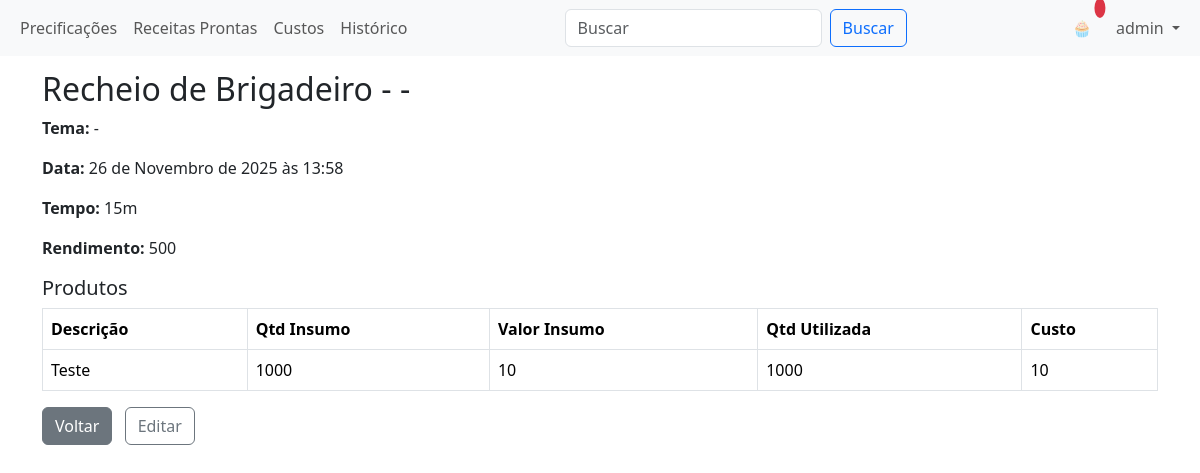
The app's page /pricings/2/ (signed in) with its own data.
### app/models.py (models this page shows, shortened)
class Pricing(models.Model):
	nome_cliente = models.CharField(max_length=80)
	data_pedido = models.DateTimeField(auto_now_add=True)
	tema_projeto = models.CharField(max_length=80)
	nome_precificacao = models.CharField(max_length=120, default='')
	produtos = models.JSONField(default=list, blank=True)
	tempo_preparo = models.IntegerField(default=0, help_text='Tempo em minutos')
	rendimento = models.CharField(max_length=80, blank=True, default='')
	created_by = models.ForeignKey(User, null=True, blank=True, on_delete=models.SET_NULL, related_name='pricings')
	def tempo_human(self):
		mins = self.tempo_preparo
		hours = mins // 60
		minutes = mins % 60
		if hours:
			return f"{hours}h {minutes}m"
		return f"{minutes}m"

### app/views.py (the view)
# urls.py: path('pricings/<int:pk>/', views.pricing_detail, name='pricing_detail'),
@login_required
def pricing_detail(request, pk):
	p = get_object_or_404(Pricing, pk=pk)
	return render(request, 'pricing_detail.html', {'p': p})

### templates/pricing_detail.html
{% extends 'base.html' %}
{% block content %}
<h2>{{ p.nome_precificacao }} - {{ p.nome_cliente }}</h2>
<p><strong>Tema:</strong> {{ p.tema_projeto }}</p>
<p><strong>Data:</strong> {{ p.data_pedido }}</p>
<p><strong>Tempo:</strong> {{ p.tempo_human }}</p>
<p><strong>Rendimento:</strong> {{ p.rendimento }}</p>
<h5>Produtos</h5>
<table class="table table-bordered">
  <thead>
    <tr><th>Descrição</th><th>Qtd Insumo</th><th>Valor Insumo</th><th>Qtd Utilizada</th><th>Custo</th></tr>
  </thead>
  <tbody>
    {% for it in p.produtos %}
    <tr>
      <td>{{ it.descricao }}</td>
      <td>{{ it.qtd_insumo }}</td>
      <td>{{ it.valor_insumo }}</td>
      <td>{{ it.qtd_utilizada }}</td>
      <td>{{ it.custo }}</td>
    </tr>
    {% empty %}
    <tr><td colspan="5">Nenhum produto registrado.</td></tr>
    {% endfor %}
  </tbody>
</table>
<a class="btn btn-secondary" href="{% url 'pricing_list' %}">Voltar</a>
{% if user.is_authenticated %}
<a class="btn btn-outline-secondary ms-2" href="{% url 'pricing_edit' p.pk %}">Editar</a>
{% endif %}
{% endblock %}

### templates/base.html (shortened to what this page needs)
<!doctype html>
<html lang="pt-br">
  <head>
    <link href="https://cdn.jsdelivr.net/npm/bootstrap@5.3.2/dist/css/bootstrap.min.css" rel="stylesheet">
  </head>
  <body>
    <nav class="navbar navbar-expand-lg navbar-light bg-light fixed-top">
      <div class="container-fluid">
        <div class="collapse navbar-collapse" id="mainNav">
          <ul class="navbar-nav me-auto mb-2 mb-lg-0">
            {% if user.is_authenticated %}
            <li class="nav-item"><a class="nav-link" href="{% url 'pricing_list' %}">Precificações</a></li>
            <li class="nav-item"><a class="nav-link" href="{% url 'finished_recipe_list' %}">Receitas Prontas</a></li>
            <li class="nav-item"><a class="nav-link" href="{% url 'costs' %}">Custos</a></li>
            <li class="nav-item"><a class="nav-link" href="{% url 'histories' %}">Histórico</a></li>
            {% endif %}
          </ul>
          {% if user.is_authenticated %}
          <form class="d-flex me-2" method="get" action="{% url 'pricing_list' %}">
            <input class="form-control me-2" type="search" placeholder="Buscar" aria-label="Search" name="q" value="{{ request.GET.q|default:'' }}">
            <button class="btn btn-outline-primary" type="submit">Buscar</button>
          </form>
          {% endif %}
          <ul class="navbar-nav ms-auto mb-2 mb-lg-0 align-items-center">
            <li class="nav-item me-2">
              <a class="nav-link position-relative" href="#" title="Notificações">
                🧁
                <span class="badge bg-danger position-absolute top-0 start-100 translate-middle p-1 rounded-circle">&nbsp;</span>
              </a>
            </li>
            {% if user.is_authenticated %}
            <li class="nav-item dropdown">
              <a class="nav-link dropdown-toggle" href="#" id="userMenu" role="button" data-bs-toggle="dropdown" aria-expanded="false">
                {{ user.get_username }}
              </a>
            </li>
            {% else %}
            <li class="nav-item"><a class="nav-link" href="/admin/login/">Entrar</a></li>
            {% endif %}
          </ul>
        </div>
      </div>
    </nav>
    <div class="container">
      {% block content %}{% endblock %}
    </div>
  </body>
</html>

### templates/base.html (style rules this page uses)
body { padding-top: 70px; }

### records on screen
Pricing: nome_precificacao "Recheio de Brigadeiro", nome_cliente "-", tema_projeto "-", data_pedido "26 de Novembro de 2025 às 13:58", tempo_human "15m", rendimento "500"

### other values on screen
{{ user.get_username }} "admin"
{{ it.descricao }} "Teste"
{{ it.qtd_insumo }} "1000"
{{ it.valor_insumo }} "10"
{{ it.qtd_utilizada }} "1000"
{{ it.custo }} "10"
